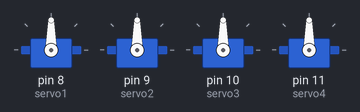
The sketch below on a simulated Arduino Uno, built with avr-gcc and run on an emulated ATmega328P. Shown: 4 × servo.

Above: at 0.05 s.
At 0.5 s:
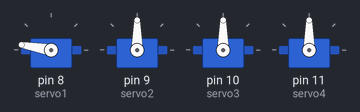
At 1.0 s:
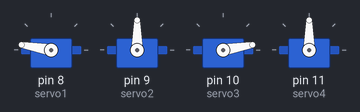
At 1.5 s:
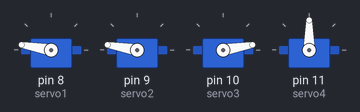
At 2.0 s:
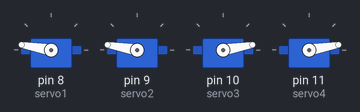
Timing chart, 0 to 4.6 s (numbered marks = the images above):
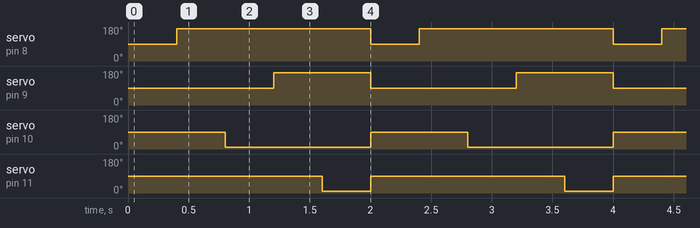

The sketch:

walkman_robot__part3.ino
```cpp
//pokus o chozeni do predu
 // robot se pohybuje smerem dopredu tk jak ma
 // stacilo jenom otocit znamenka v casti, kde se pocitalo na servech


#include <Servo.h>

// oznaceni pro serva
Servo servo1; // leve prední- oranzova
Servo servo2; //zadni leve- bila
Servo servo3; //prave predni zluta
Servo servo4; // zadni prave fialova

// uhly
int middle = 90;
int endPoint = 80;
int stepdelay = 400;


void setup() {
   servo1.attach (8);
   servo2.attach (9);
   servo3.attach (10);
   servo4.attach (11);
}

void loop() {
 servo1.write(middle);
 servo2.write(middle);
 servo3.write (middle);
 servo4.write (middle);
 delay(stepdelay);

 servo1.write(middle + endPoint);
 delay(stepdelay);
 servo3.write(middle-endPoint);
 delay(stepdelay);
 servo2.write(middle+ endPoint);
 delay(stepdelay);
 servo4.write(middle- endPoint);
 delay (stepdelay);

 }
```

Measured:
- by itself, servo on pin 8 (servo1): alternates 170° for 1.6 s and 90° for 0.40 s
- by itself, servo on pin 9 (servo2): alternates 170° for 0.80 s and 90° for 1.2 s
- by itself, servo on pin 10 (servo3): alternates 90° for 0.80 s and 10° for 1.2 s
- by itself, servo on pin 11 (servo4): alternates 90° for 1.6 s and 10° for 0.40 s
